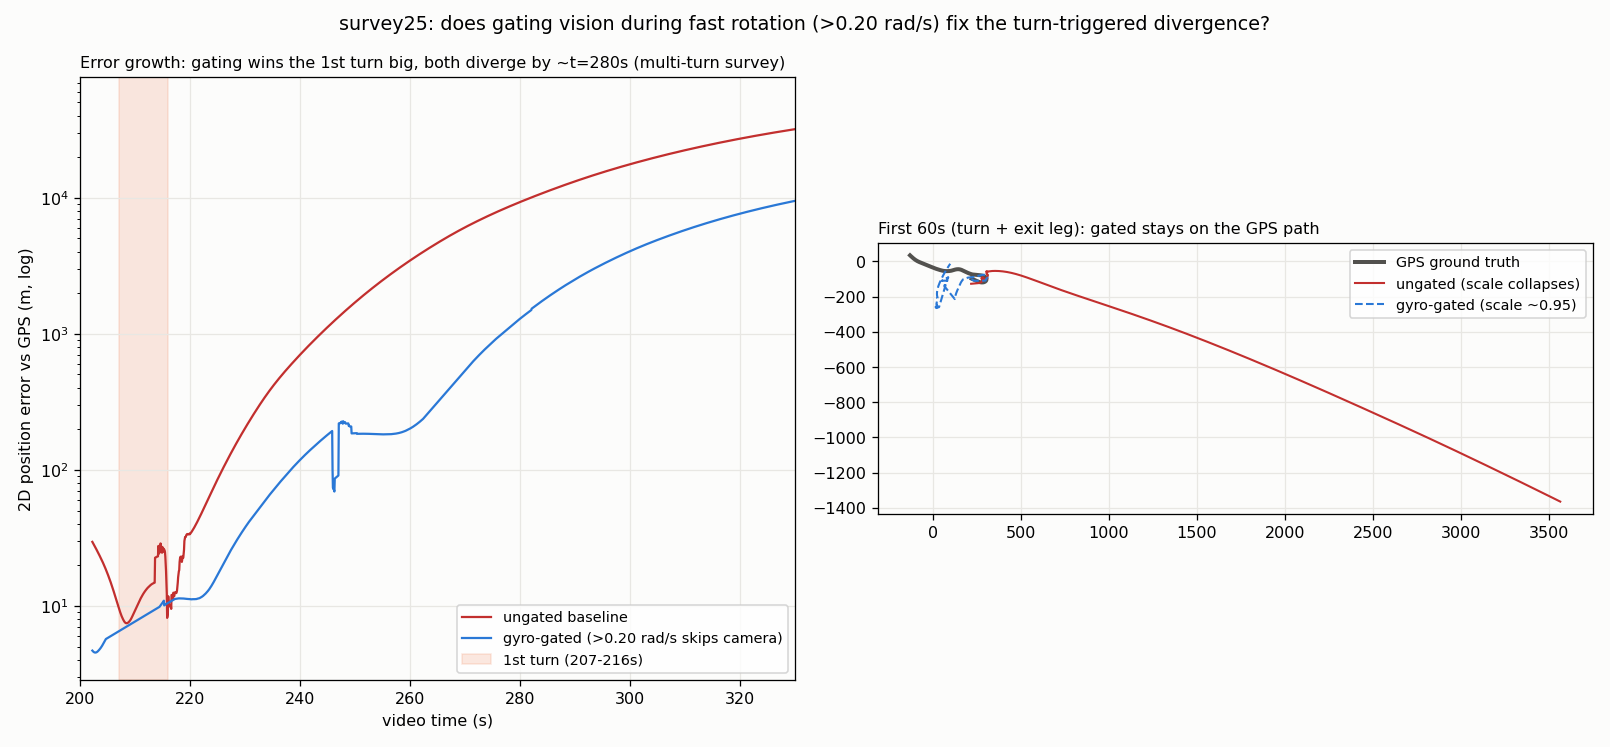

Here is the Python script that generated this plot:
#!/usr/bin/env python3
"""survey25 cruise: gyro-gated (skip camera feed when |omega|>0.20 rad/s,
falling back to IMU-only propagation through fast rotation) vs ungated
baseline, both dyn-init at t=200s near the first big turn (207-216s)."""
import csv, math, json
import numpy as np
import matplotlib
matplotlib.use("Agg")
import matplotlib.pyplot as plt

S = "/home/jetson/Ardupilot_no_GPS_drone_project/field_data/survey25"
T0 = json.load(open(f"{S}/meta.json"))["video_start_unix"]
rows = []
with open(f"{S}/telemetry.csv") as f:
    for r in csv.DictReader(f):
        try:
            rows.append((float(r["unix_time"]), float(r["lat"]), float(r["lon"])))
        except ValueError:
            pass
tel = np.array(rows)
lat0, lon0 = tel[0, 1], tel[0, 2]
latm = 111132.954 - 559.822 * math.cos(2 * math.radians(lat0))
lonm = 111412.84 * math.cos(math.radians(lat0)) - 93.5 * math.cos(3 * math.radians(lat0))
gxy = np.column_stack([(tel[:, 2] - lon0) * lonm, (tel[:, 1] - lat0) * latm])
tg = tel[:, 0]


def yaw_align(src, dst, scale=False):
    ms, md = src.mean(0), dst.mean(0)
    s, d = src - ms, dst - md
    yaw = math.atan2(np.sum(s[:, 0] * d[:, 1] - s[:, 1] * d[:, 0]), np.sum(s[:, 0] * d[:, 0] + s[:, 1] * d[:, 1]))
    c, si = math.cos(yaw), math.sin(yaw)
    R = np.array([[c, -si], [si, c]])
    k = 1.0
    if scale:
        sr = (R @ s.T).T
        k = np.sum(sr * d) / np.sum(sr * sr)
    t = md - k * (R @ ms)
    return k * (R @ src.T).T + t, k


def err_curve(v, lo=200, align_win=20):
    m = v["t"] >= T0 + lo
    tv = v["t"][m]
    xy = np.column_stack([v["px"][m], v["py"][m]])
    gt = np.column_stack([np.interp(tv, tg, gxy[:, i]) for i in range(2)])
    ma = tv <= tv[0] + align_win
    ms, md = xy[ma].mean(0), gt[ma].mean(0)
    s, d = xy[ma] - ms, gt[ma] - md
    yaw = math.atan2(np.sum(s[:, 0] * d[:, 1] - s[:, 1] * d[:, 0]), np.sum(s[:, 0] * d[:, 0] + s[:, 1] * d[:, 1]))
    c, si = math.cos(yaw), math.sin(yaw)
    R = np.array([[c, -si], [si, c]])
    est = (R @ (xy - ms).T).T + md
    e = np.linalg.norm(est - gt, axis=1)
    return tv - T0, e, est, gt


vc = np.genfromtxt(f"{S}/vio_eval/vio_cruise_v2.csv", delimiter=",", names=True)
vg = np.genfromtxt(f"{S}/vio_eval/vio_cruise_gyrogate.csv", delimiter=",", names=True)

fig, axes = plt.subplots(1, 2, figsize=(14, 6.5))
fig.patch.set_facecolor("#fcfcfb")
for ax in axes:
    ax.set_facecolor("#fcfcfb")
    ax.grid(True, color="#e8e7e3", lw=0.8)

t_c, e_c, est_c, gt_c = err_curve(vc)
t_g, e_g, est_g, gt_g = err_curve(vg)
ax = axes[0]
ax.semilogy(t_c, np.maximum(e_c, 0.1), color="#c22f2e", lw=1.4, label="ungated baseline")
ax.semilogy(t_g, np.maximum(e_g, 0.1), color="#2a78d6", lw=1.4, label="gyro-gated (>0.20 rad/s skips camera)")
ax.axvspan(207, 216, color="#eb6834", alpha=0.15, label="1st turn (207-216s)")
ax.set_xlabel("video time (s)")
ax.set_ylabel("2D position error vs GPS (m, log)")
ax.set_xlim(200, 330)
ax.legend(fontsize=9)
ax.set_title("Error growth: gating wins the 1st turn big, both diverge by ~t=280s (multi-turn survey)", loc="left", fontsize=10)

ax = axes[1]
m = (t_c <= t_c.min() + 60)
ax.plot(gt_c[m][:, 0], gt_c[m][:, 1], color="#52514e", lw=2.5, label="GPS ground truth")
ax.plot(est_c[m][:, 0], est_c[m][:, 1], color="#c22f2e", lw=1.3, label="ungated (scale collapses)")
mg = (t_g <= t_g.min() + 60)
ax.plot(est_g[mg][:, 0], est_g[mg][:, 1], color="#2a78d6", lw=1.3, ls="--", label="gyro-gated (scale ~0.95)")
ax.set_aspect("equal")
ax.legend(fontsize=9)
ax.set_title("First 60s (turn + exit leg): gated stays on the GPS path", loc="left", fontsize=10)

fig.suptitle("survey25: does gating vision during fast rotation (>0.20 rad/s) fix the turn-triggered divergence?")
fig.tight_layout()
out = f"{S}/vio_eval/vio_gyrogate_compare.png"
fig.savefig(out, dpi=115, facecolor=fig.get_facecolor())
print(out)

print(f"\n0-30s post-init: ungated rmse {np.sqrt((e_c[t_c<=t_c.min()+30]**2).mean()):.1f}m  "
      f"gated rmse {np.sqrt((e_g[t_g<=t_g.min()+30]**2).mean()):.1f}m")
print(f"0-60s post-init: ungated rmse {np.sqrt((e_c[t_c<=t_c.min()+60]**2).mean()):.1f}m  "
      f"gated rmse {np.sqrt((e_g[t_g<=t_g.min()+60]**2).mean()):.1f}m")
